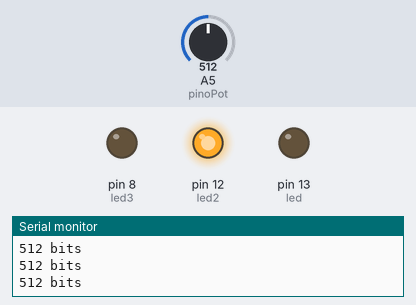
Simulated run of this sketch. Board: Arduino Uno, built with avr-gcc and run on an emulated ATmega328P. Shown: output pins drawn as LEDs (lit = HIGH), the last lines printed to the serial monitor. Inputs (shaded band) come from the test bench; at power-on: A5 (pinoPot) = 512.

Above: at 1.2 s.
1.3 s: A5 (pinoPot) set to 488
At 1.9 s:
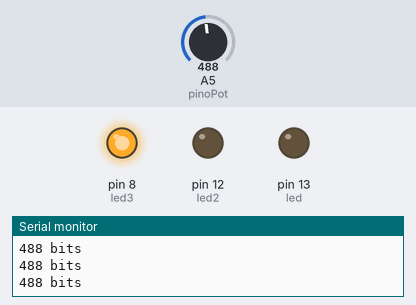
2.8 s: A5 (pinoPot) set to 1010
At 3.2 s:
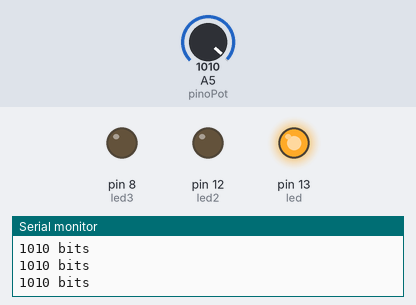
4.3 s: A5 (pinoPot) set to 981
At 5.5 s:
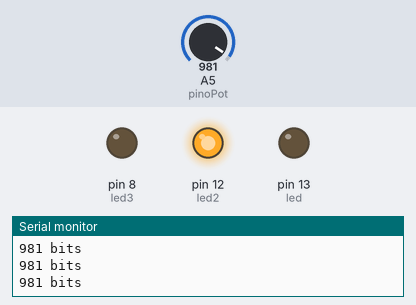
5.8 s: A5 (pinoPot) set to 1023
At 7.1 s:
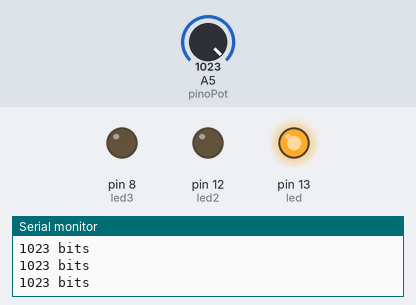
Timing chart, 0 to 8.3 s (numbered marks = the images above; inputs shaded):
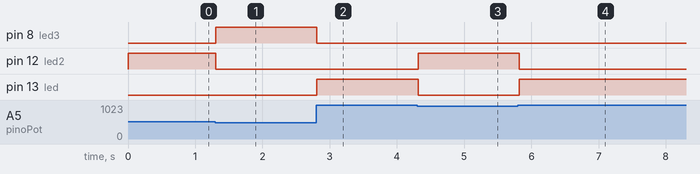

The sketch:

potenci.ino
```cpp
const int pinoPot = A5; //PINO ANALÓGICO UTILIZADO PELO POTENCIÔMETRO
int leituraA5; //VARIÁVEL QUE ARMAZENA O VALOR LIDO NO PINO ANALÓGICO
const int led = 13;
const int led2 = 12;
const int led3 = 8;

void setup(){
  pinMode(pinoPot, INPUT); //DEFINE O PINO COMO ENTRADA
  pinMode(led, OUTPUT);
  pinMode(led2, OUTPUT);
  pinMode(led3, OUTPUT);
  digitalWrite(led, LOW);
  digitalWrite(led2, LOW);
  digitalWrite(led3, LOW);
  Serial.begin(9600); //INICIALIZA A SERIAL
}
void loop(){
  leituraA5 = analogRead(pinoPot); //LÊ O VALOR NO PINO ANALÓGICO (VALOR LIDO EM BITS QUE VAI DE 0 A 1023)
  Serial.print(leituraA5); //IMPRIME O TEXTO NO MONITOR SERIAL
  Serial.println(" bits"); //IMPRIME NO MONITOR SERIAL O VALOR LIDO
  if (leituraA5 >1000){
    digitalWrite(led, HIGH);
    digitalWrite(led2, LOW);
    digitalWrite(led3, LOW);
  }
  else if( (leituraA5 <1000) && (leituraA5 > 500)){
    digitalWrite(led, LOW);
    digitalWrite(led2, HIGH);
    digitalWrite(led3, LOW);
  }
  else if (leituraA5<500){
    digitalWrite(led, LOW);
    digitalWrite(led2, LOW);
    digitalWrite(led3, HIGH);
  }
  delay(100); //INTERVALO DE 100ms
}
```

Measured:
- the behaviour switches between 500 and 499 on A5 (pinoPot) (found by bisection; images 0 and 1)
- the behaviour switches between 1000 and 999 on A5 (pinoPot) (found by bisection; images 2 and 3)
- after the input at 1.3 s, pin 8 (led3): LOW → HIGH at once; pin 12 (led2): HIGH → LOW at once
- after the input at 2.8 s, pin 8 (led3): HIGH → LOW at once; pin 13 (led): LOW → HIGH at once
- after the input at 4.3 s, pin 12 (led2): LOW → HIGH at once; pin 13 (led): HIGH → LOW at once
- after the input at 5.8 s, pin 12 (led2): HIGH → LOW at once; pin 13 (led): LOW → HIGH at once
